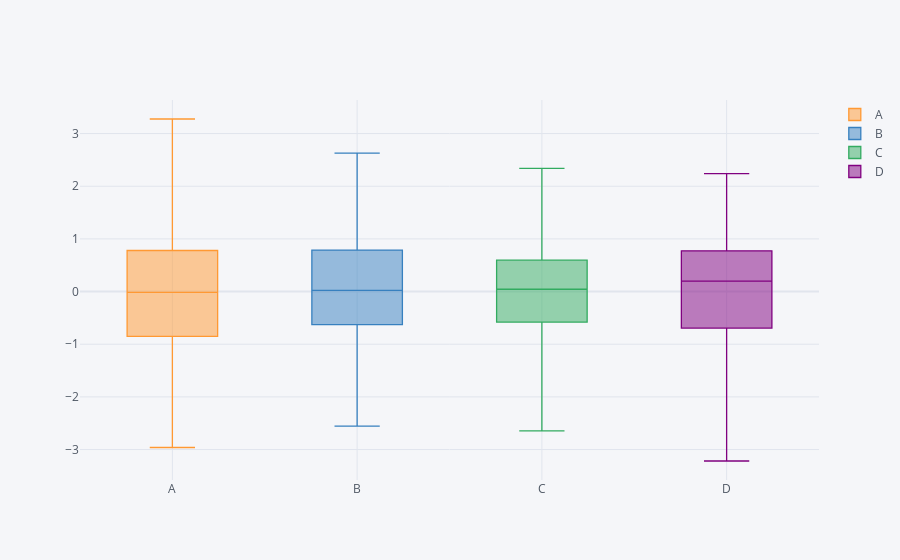

The code cell stored with this chart in its notebook:
### Markdown cell above
### Боксплот

### Code cell
df.iplot(kind='box')
